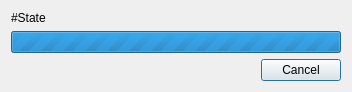
<?xml version="1.0" encoding="UTF-8"?>
<ui version="4.0">
 <class>ArincDatabaseImporterDialog</class>
 <widget class="QDialog" name="ArincDatabaseImporterDialog">
  <property name="geometry">
   <rect>
    <x>0</x>
    <y>0</y>
    <width>352</width>
    <height>87</height>
   </rect>
  </property>
  <property name="maximumSize">
   <size>
    <width>16777215</width>
    <height>87</height>
   </size>
  </property>
  <property name="windowTitle">
   <string/>
  </property>
  <layout class="QVBoxLayout" name="verticalLayout">
   <item>
    <widget class="QLabel" name="stateLabel">
     <property name="text">
      <string notr="true">#State</string>
     </property>
    </widget>
   </item>
   <item>
    <widget class="QProgressBar" name="progressBar">
     <property name="maximum">
      <number>0</number>
     </property>
     <property name="value">
      <number>0</number>
     </property>
    </widget>
   </item>
   <item>
    <widget class="QDialogButtonBox" name="operButtons">
     <property name="orientation">
      <enum>Qt::Horizontal</enum>
     </property>
     <property name="standardButtons">
      <set>QDialogButtonBox::Cancel</set>
     </property>
    </widget>
   </item>
  </layout>
 </widget>
 <resources/>
 <connections/>
</ui>
